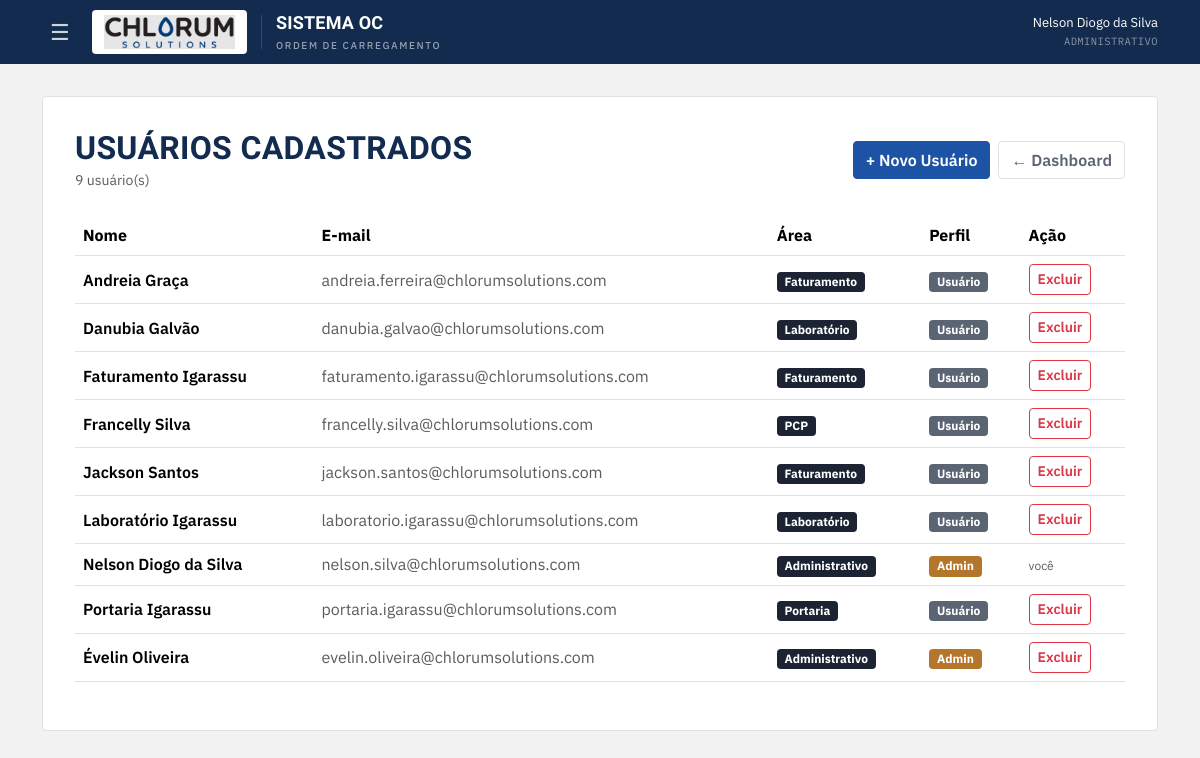
The app's page /admin/usuarios (signed in) with its own data.
### models.py (models this page shows)
class User(db.Model, UserMixin):
    id       = db.Column(db.Integer, primary_key=True)
    nome     = db.Column(db.String(100), nullable=False)
    email    = db.Column(db.String(100), unique=True, nullable=False)
    senha    = db.Column(db.String(200), nullable=False)
    area     = db.Column(db.String(50))
    is_admin = db.Column(db.Boolean, default=False, nullable=False)

### blueprints/usuarios.py (the view)
@bp.route('/admin/usuarios')
@login_required
@admin_required
def listar_usuarios():
    usuarios = User.query.order_by(User.nome).all()
    return render_template('admin_usuarios.html', usuarios=usuarios)

### app.py (called while the page is built)
@login_manager.user_loader
def load_user(user_id):
    return User.query.get(int(user_id))

### helpers.py (called while the page is built)
def admin_required(f):
    @wraps(f)
    def decorated(*args, **kwargs):
        if not current_user.is_authenticated or not current_user.is_admin:
            abort(403)
        return f(*args, **kwargs)
    return decorated

### templates/admin_usuarios.html (shortened to what this page needs)
{% extends "base.html" %}
{% block content %}
<div class="d-flex align-items-center justify-content-between mb-4">
    <div>
        <h2 class="mb-0">Usuários Cadastrados</h2>
        <small class="text-muted">{{ usuarios | length }} usuário(s)</small>
    </div>
    <div class="d-flex gap-2">
        <a href="/admin/usuarios/novo" class="btn btn-primary">+ Novo Usuário</a>
        <a href="/dashboard" class="btn btn-outline-secondary">← Dashboard</a>
    </div>
</div>
<div class="table-responsive">
<table class="table table-hover align-middle">
    <thead style="background:#f8f9fa;">
        <tr>
            <th>Nome</th>
            <th>E-mail</th>
            <th>Área</th>
            <th>Perfil</th>
            <th>Ação</th>
        </tr>
    </thead>
    <tbody>
        {% for u in usuarios %}
        <tr>
            <td class="fw-semibold">{{ u.nome }}</td>
            <td class="text-muted">{{ u.email }}</td>
            <td>
                <span class="badge"
                      style="background:#1c2434; font-size:12px;">
                    {{ u.area }}
                </span>
            </td>
            <td>
                {% if u.is_admin %}
                    <span class="badge bg-warning text-dark">Admin</span>
                {% else %}
                    <span class="badge bg-secondary">Usuário</span>
                {% endif %}
            </td>
            <td>
                {% if u.id != current_user.id %}
                <form method="POST"
                      action="/admin/usuarios/{{ u.id }}/excluir"
                      onsubmit="return confirm('Excluir {{ u.nome }}?')">
                    <button type="submit"
                            class="btn btn-sm btn-outline-danger">
                        Excluir
                    </button>
                </form>
                {% else %}
                    <span class="text-muted" style="font-size:12px;">você</span>
                {% endif %}
            </td>
        </tr>
        {% else %}
        <tr>
            <td colspan="5" class="text-center text-muted py-4">
                Nenhum usuário cadastrado.
            </td>
        </tr>
        {% endfor %}
    </tbody>
</table>
</div>
{% endblock %}

### templates/base.html (shortened to what this page needs)
<!DOCTYPE html>
<html lang="pt-br">
<head>
    <link rel="stylesheet" href="{{ url_for('static', filename='css/bootstrap.min.css') }}">
    <link href="https://cdn.jsdelivr.net/npm/tom-select/dist/css/tom-select.css" rel="stylesheet">
</head>
<body>
<div class="topo">
    <div class="container">
        <div class="topo-inner">
            {% if current_user and current_user.is_authenticated %}
            <button class="btn-menu" onclick="abrirMenu()" aria-label="Abrir menu">☰</button>
            {% endif %}
            <div class="topo-logo-wrap">
                <img src="{{ url_for('static', filename='img/chlorum-solutions.png') }}"
                     class="topo-logo" alt="Chlorum Solutions">
            </div>
            <div class="topo-textos">
                <h1>Sistema OC</h1>
                <small>Ordem de Carregamento</small>
            </div>
            {% if current_user and current_user.is_authenticated %}
            <div class="topo-usuario">
                {{ current_user.nome }}<br>
                <span>{{ current_user.area }}</span>
            </div>
            {% endif %}
        </div>
    </div>
</div>
<div class="container">
    <div class="container-box">
        {% block content %}{% endblock %}
    </div>
</div>
</body>
</html>

### templates/base.html (style rules this page uses)
:root { --ink: #231F20; --chlorum: #1C53A4; --deep: #132B4E; --sky: #68B3E3; --fog: #F2F2F2; --paper: #FFFFFF; --good: #2F7A52; --warn: #B4762A; --danger: #A23B33; --border: #DCE2E8; --muted: #5B6472; --font-display: 'Big Shoulders Display', sans-serif; --font-body: 'IBM Plex Sans', sans-serif; --font-mono: 'IBM Plex Mono', monospace; --cor-primaria: var(--chlorum); --cor-primaria-hover: var(--deep); }
body { background-color: var(--fog); font-family: var(--font-body); color: var(--ink); }
a { color: var(--chlorum); }
h1, h2, h3, h4, h5 { font-family: var(--font-display); font-weight: 800; text-transform: uppercase; letter-spacing: .01em; color: var(--deep); }
.btn, .card, .form-control, .form-select, .badge, .alert { border-radius: 4px; }
.btn { font-weight: 600; }
.btn-primary { background-color: var(--chlorum); border-color: var(--chlorum); }
.btn-outline-secondary { color: var(--muted); border-color: var(--border); }
.badge.bg-warning { background-color: var(--warn) !important; color: #fff !important; }
.badge.bg-secondary { background-color: var(--muted) !important; }
.topo { background-color: var(--deep); color: white; padding: 0; margin-bottom: 32px; }
.topo-inner { display: flex; align-items: center; gap: 14px; padding: 10px 0; }
.topo-logo-wrap { background: var(--paper); border-radius: 4px; padding: 5px 12px; display: flex; align-items: center; flex-shrink: 0; }
.topo-logo { height: 34px; width: auto; object-fit: contain; display: block; }
.topo-textos { line-height: 1.15; }
.topo-textos h1 { margin: 0; font-size: 18px; font-weight: 800; color: white; font-family: var(--font-display); text-transform: uppercase; letter-spacing: .01em; }
.topo-textos small { font-size: 10px; opacity: .55; color: white; letter-spacing: 1.6px; text-transform: uppercase; font-family: var(--font-body); font-weight: 500; }
.topo-usuario { margin-left: auto; font-size: 13px; text-align: right; line-height: 1.4; color: white; }
.topo-usuario span { font-size: 10.5px; opacity: .5; font-family: var(--font-mono); text-transform: uppercase; letter-spacing: .04em; }
.btn-menu { background: none; border: none; color: rgba(255,255,255,.8); font-size: 22px; line-height: 1; cursor: pointer; padding: 4px 8px; border-radius: 4px; transition: background .15s, color .15s; flex-shrink: 0; }
.container-box { background: var(--paper); padding: 32px; border-radius: 4px; border: 1px solid var(--border); }

### records on screen
User: nome "Nelson Diogo da Silva", area "ADMINISTRATIVO", email "nelson.silva@chlorumsolutions.com", area "Administrativo", is_admin "Admin", shows "você"
User: nome "Andreia Graça", email "andreia.ferreira@chlorumsolutions.com", area "Faturamento", is_admin "Usuário"
User: nome "Danubia Galvão", email "danubia.galvao@chlorumsolutions.com", area "Laboratório", is_admin "Usuário"
User: nome "Faturamento Igarassu", email "faturamento.igarassu@chlorumsolutions.com", area "Faturamento", is_admin "Usuário"
User: nome "Francelly Silva", email "francelly.silva@chlorumsolutions.com", area "PCP", is_admin "Usuário"
User: nome "Jackson Santos", email "jackson.santos@chlorumsolutions.com", area "Faturamento", is_admin "Usuário"
User: nome "Laboratório Igarassu", email "laboratorio.igarassu@chlorumsolutions.com", area "Laboratório", is_admin "Usuário"
User: nome "Portaria Igarassu", email "portaria.igarassu@chlorumsolutions.com", area "Portaria", is_admin "Usuário"
User: nome "Évelin Oliveira", email "evelin.oliveira@chlorumsolutions.com", area "Administrativo", is_admin "Admin"

### other values on screen
{{ usuarios | length }} "9"
